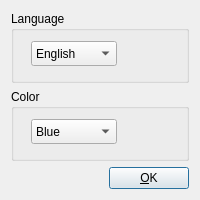
<?xml version="1.0" encoding="UTF-8"?>
<ui version="4.0">
 <class>DialogPreferences</class>
 <widget class="QDialog" name="DialogPreferences">
  <property name="geometry">
   <rect>
    <x>0</x>
    <y>0</y>
    <width>200</width>
    <height>200</height>
   </rect>
  </property>
  <property name="windowTitle">
   <string>Dialog</string>
  </property>
  <layout class="QVBoxLayout" name="verticalLayout">
   <item>
    <widget class="QGroupBox" name="groupBoxLanguage">
     <property name="title">
      <string>Language</string>
     </property>
     <widget class="QComboBox" name="comboBoxLanguage">
      <property name="geometry">
       <rect>
        <x>20</x>
        <y>30</y>
        <width>86</width>
        <height>25</height>
       </rect>
      </property>
      <item>
       <property name="text">
        <string>English</string>
       </property>
      </item>
      <item>
       <property name="text">
        <string>German</string>
       </property>
      </item>
      <item>
       <property name="text">
        <string>Spanish</string>
       </property>
      </item>
     </widget>
    </widget>
   </item>
   <item>
    <widget class="QGroupBox" name="groupBoxColor">
     <property name="title">
      <string>Color</string>
     </property>
     <widget class="QComboBox" name="comboBoxColor">
      <property name="geometry">
       <rect>
        <x>20</x>
        <y>30</y>
        <width>86</width>
        <height>25</height>
       </rect>
      </property>
      <item>
       <property name="text">
        <string>Blue</string>
       </property>
      </item>
      <item>
       <property name="text">
        <string>Green</string>
       </property>
      </item>
      <item>
       <property name="text">
        <string>Red</string>
       </property>
      </item>
     </widget>
    </widget>
   </item>
   <item>
    <layout class="QHBoxLayout" name="horizontalLayout">
     <item>
      <spacer name="horizontalSpacer">
       <property name="orientation">
        <enum>Qt::Horizontal</enum>
       </property>
       <property name="sizeHint" stdset="0">
        <size>
         <width>40</width>
         <height>20</height>
        </size>
       </property>
      </spacer>
     </item>
     <item>
      <widget class="QPushButton" name="okButton">
       <property name="text">
        <string>&amp;OK</string>
       </property>
      </widget>
     </item>
    </layout>
   </item>
  </layout>
 </widget>
 <resources/>
 <connections/>
</ui>
